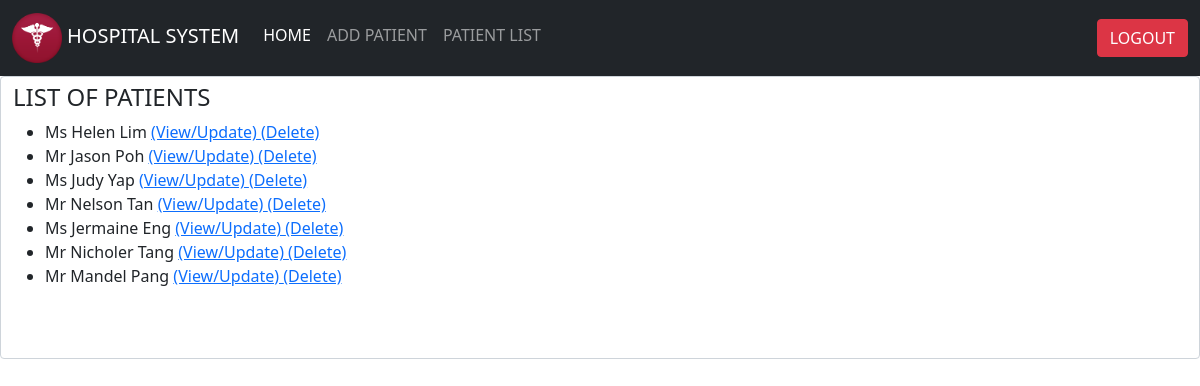
The app's page /listpatients/ with its own data.
### doctor/models.py (models this page shows, shortened)
class Patient(models.Model):
    salutation = models.CharField(max_length=10)
    firstname = models.CharField(max_length=30)
    lastname = models.CharField(max_length=30)
    gender = models.CharField(max_length=20)
    age = models.IntegerField(validators=[MinValueValidator(0), MaxValueValidator(130)])
    identitynum = models.CharField(max_length=9)
    email = models.EmailField()
    contactnum = models.IntegerField(validators=[MinValueValidator(60000000), MaxValueValidator(99999999)])
    allergies = models.CharField(max_length=500)
    medhistory = models.CharField(max_length=500)

### doctor/views.py (the view)
# urls.py: path('listpatients/', PatientListView.as_view(), name='listpatients'),
class PatientListView(ListView):
    model = Patient
    queryset = Patient.objects.order_by('pk')
    context_object_name = 'patientlist'

### doctor/templates/doctor/patient_list.html (shortened to what this page needs)
{% extends 'base.html' %}
{% block content %}
<div class="form-control">
    <h4>LIST OF PATIENTS</h4>
    <ul>
        {% for patient in patientlist %}
        <li>
            <a>
                {{patient.salutation | lower | capfirst}} {{patient.firstname | lower | capfirst}} {{patient.lastname | lower | capfirst}}
            </a>
            <a href="/updatepatient/{{patient.id}}">
                (View/Update)
            </a>
            <a href="/deletepatient/{{patient.id}}">
                (Delete)
            </a>
        </li>
        {% endfor %}
    </ul>
    <br><br>
</div>
{% endblock content %}

### templates/base.html (shortened to what this page needs)
{% load static %}
<html>
<head>
    <link href="https://cdn.jsdelivr.net/npm/bootstrap@5.1.3/dist/css/bootstrap.min.css" rel="stylesheet">
    <link rel="stylesheet" href="{% static 'doctor/stylecss.css' %}">
</head>
<body>
<nav class="navbar navbar-expand-lg navbar-dark bg-dark">
    <div class="container-fluid">
        <a class="navbar-brand" href="{% url 'doctor:homepage' %}"><img src="{% static 'doctor/logo.png' %}" width="50" height=50" style="margin-right:5px">HOSPITAL SYSTEM</a>
        <div class="collapse navbar-collapse" id="navbarSupportedContent">
            <ul class="navbar-nav me-auto mb-2 mb-lg-0">
                <li class="nav-item" style="padding-bottom:6px">
                    <a class="nav-link active" aria-current="page" href="{% url 'doctor:homepage' %}">HOME</a>
                </li>
                <li class="nav-item" style="padding-bottom:6px">
                    <a class="nav-link" href="{% url 'doctor:addrecord' %}">ADD PATIENT</a>
                </li>
                <li class="nav-item" style="padding-bottom:6px">
                    <a class="nav-link" href="{% url 'doctor:listpatients' %}">PATIENT LIST</a>
                </li>
            </ul>
            <a class="btn btn-danger" href="{% url 'doctor:login' %}" role="button" style="float:right">LOGOUT</a>
        </div>
    </div>
</nav>
{% block content %}
{% endblock content %}
</body>
</html>

### records on screen
Patient: salutation "Ms", firstname "Helen", lastname "Lim"
Patient: salutation "Mr", firstname "Jason", lastname "Poh"
Patient: salutation "Ms", firstname "Judy", lastname "Yap"
Patient: salutation "Mr", firstname "Nelson", lastname "Tan"
Patient: salutation "Ms", firstname "Jermaine", lastname "Eng"
Patient: salutation "Mr", firstname "Nicholer", lastname "Tang"
Patient: salutation "Mr", firstname "Mandel", lastname "Pang"
